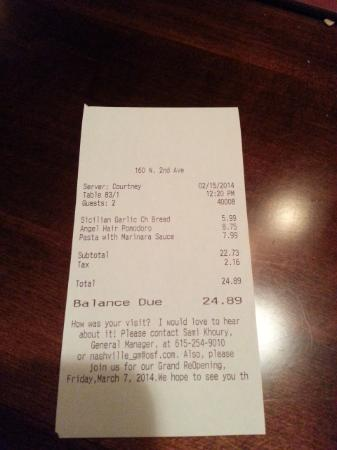
#> input picture Receipt.jpg, 337 x 450 px
$ python rotate_simple.py --image Receipt.jpg
#> lines starting #> are read from the running program, lines starting #| are printed output that depends on the picture; after the words box and inside, x2 and y2 are one past the last pixel; in counts of white or black regions, pixels touching at a corner belong together
#> further down, image is the input picture: shape (450, 337, 3); mean B, G, R 84.6, 94, 115
### image_functions/Extraction/DocumentDetection.py
import cv2
import imutils
import numpy as np
def resize_color_cvt(image):
    ReSizeImage=imutils.resize(image,height=500)
    ReSizeImage = cv2.GaussianBlur(ReSizeImage, (1,1),0)
    gray=cv2.cvtColor(ReSizeImage,cv2.COLOR_BGR2GRAY)
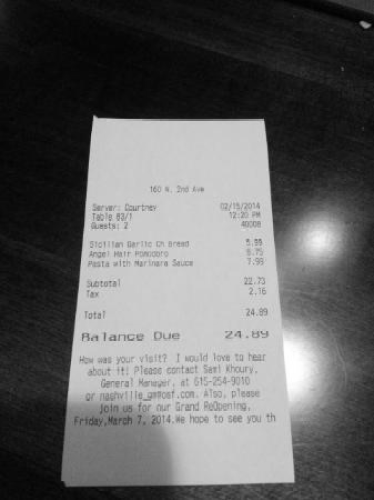
#> gray: shape (500, 374); min 1, max 255, mean 99.1
    return gray

def edge_detection(image):
    ProcessedImage=resize_color_cvt(image)
    image=imutils.resize(image,height=500)
    edge=cv2.Canny(ProcessedImage,75,200)
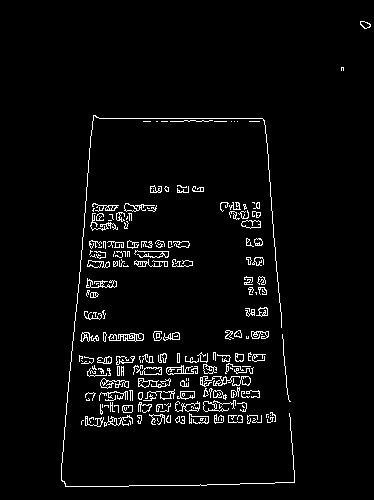
#> edge: shape (500, 374); 3.7% white in thin lines or dots, all inside (x1, y1, x2, y2) = (61, 21, 371, 487)
    kernel = np.ones((20, 20), np.uint8)


    edge=cv2.morphologyEx(edge,cv2.MORPH_CLOSE,kernel)
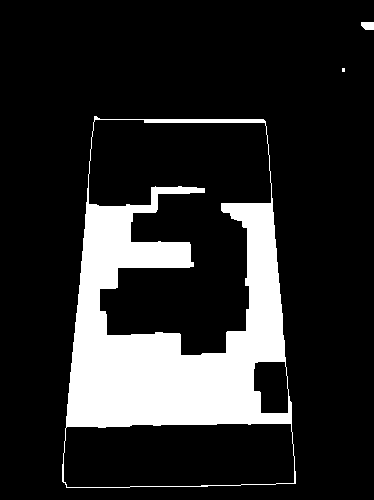
#> edge: shape (500, 374); 16.3% white; 3 white regions (1 under 20 px)
    contours=cv2.findContours(edge.copy(),cv2.RETR_EXTERNAL,cv2.CHAIN_APPROX_SIMPLE)
#> contours = 3 contours, 1 with area under 20; largest, box (x1, y1, x2, y2) and area: (62, 116, 296, 488) 74494, (361, 22, 374, 30) 76
    contours=imutils.grab_contours(contours)


    contours=sorted(contours,key=cv2.contourArea,reverse=True)
    for c in contours:
        # approximate the contour
        peri = cv2.arcLength(c, True)
        approx = cv2.approxPolyDP(c, 0.02 * peri, True)
        # if our approximated contour has four points, then we
        # can assume that we have found our screen
        if len(approx) == 4:
            contoured = approx
            break
#> this loop made 1 pass
#> (peri, contoured) on pass 1: (1164.7, [[94, 116], [62, 481], [295, 483], [265, 121]])

    cv2.drawContours(image,[contoured],-1,(0,255,0),2)
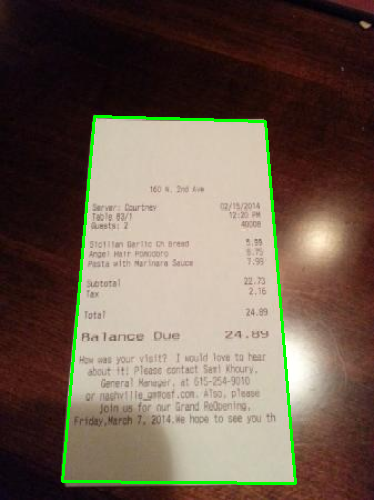
#> image: shape (500, 374, 3); mean B, G, R 82.2, 96, 112.1
    cv2.imshow("Edged",image)
    cv2.waitKey(0)
    return image,contoured


def DocumentExtract(image):
    Image,EdgePoint=edge_detection(image)
#> EdgePoint = [[94, 116], [62, 481], [295, 483], [265, 121]]
    return Image,EdgePoint.reshape(4,2)

### image_functions/__init__.py
from .extraction import Extraction
from .Extraction.DocumentDetection import DocumentExtract
from .Extraction.Zoom import Zooming
import cv2
class Operations():

    Extract=Extraction

    @staticmethod
    def Extraction(image):
        image,points=DocumentExtract(image)
#> points = [[94, 116], [62, 481], [295, 483], [265, 121]]
        Zoomed=Zooming(image,points)
        return Zoomed

### image_functions/Extraction/Zoom.py
import cv2
import numpy as np

def Zooming(image,points):
    points=np.array(points).astype(np.float32)
#> points = [[94, 116], [62, 481], [295, 483], [265, 121]]
    Destination=np.shape(image)
#> Destination = (500, 374, 3)
    Destination= np.array([[0, 0],   [Destination[0], 0],  [Destination[0], Destination[1]], [0, Destination[1]]], dtype=np.float32)
#> Destination = [[0, 0], [500, 0], [500, 374], [0, 374]]

    Perspective=cv2.getPerspectiveTransform(points,Destination.reshape(4,2))
#> Perspective = [[-0.0611, 2.09, -236.5], [2.42, 0.212, -252], [-9.58e-05, 0.00111, 1]]
    warping = cv2.warpPerspective(image,Perspective, (np.shape(image)[0],np.shape(image)[1]))
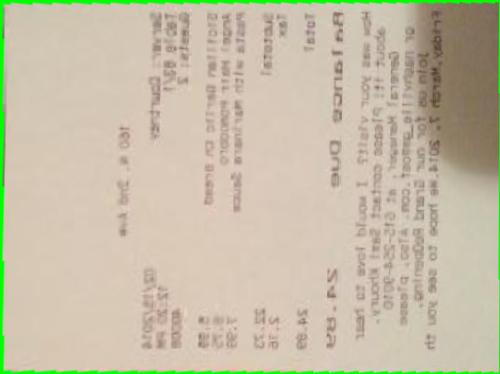
#> warping: shape (374, 500, 3); mean B, G, R 167.8, 190.3, 198.5
    cv2.imshow("Warped Image",warping)
    cv2.waitKey(0)
    return warping

### color_detection_functions/color_sight.py
import cv2
from .config import boundaries
import numpy as np
def color_detect(image):
    for(lower,upper) in boundaries:
        mask=cv2.inRange(image,lower,upper)
        output=cv2.bitwise_and(image,image,mask=mask)
        cv2.imshow("Color",output)
        cv2.waitKey(0)
#> this loop made 9 passes
#> pass 2, in color_detect, `mask=cv2.inRange(image,lower,upper)`:
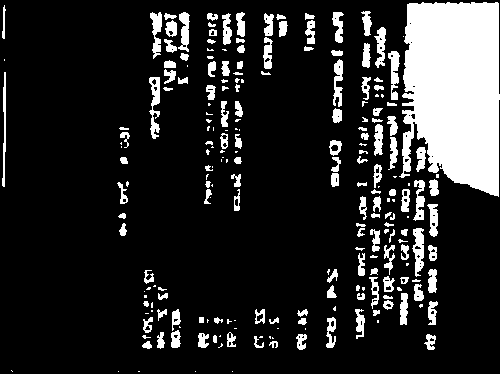
#> mask: shape (374, 500); 16.1% white; 224 white regions (81 under 20 px), largest, box (x1, y1, x2, y2) and area: (399, 2, 500, 197) 15982, (149, 77, 160, 139) 389, (412, 228, 424, 277) 376
#> pass 2, in color_detect, `output=cv2.bitwise_and(image,image,mask=mask)`:
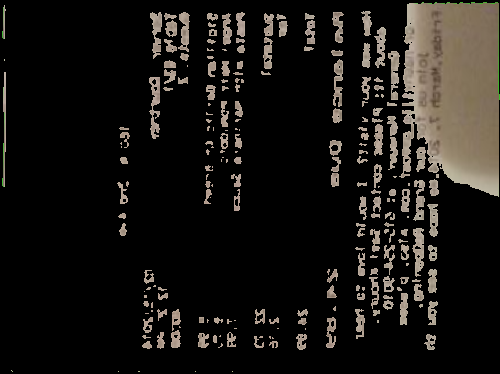
#> output: shape (374, 500, 3); mean B, G, R 20.1, 23.1, 25.6

### color_detection_functions/__init__.py
from .color_sight import color_detect

class color_vision:

    @staticmethod
    def color_detect(image):
        color_detect(image)

### rotate_simple.py
import numpy as np
import argparse
import imutils
import cv2
from image_functions import Operations
from color_detection_functions import color_vision

if __name__ == "__main__":
	ap = argparse.ArgumentParser()
	ap.add_argument("-i", "--image", required=True,
		help="Image Path")
	args = vars(ap.parse_args())
	image=cv2.imread(args['image'])
	#Operations.Extraction(image)
	Zoomed=Operations.Extraction(image)
	color_vision.color_detect(Zoomed)
